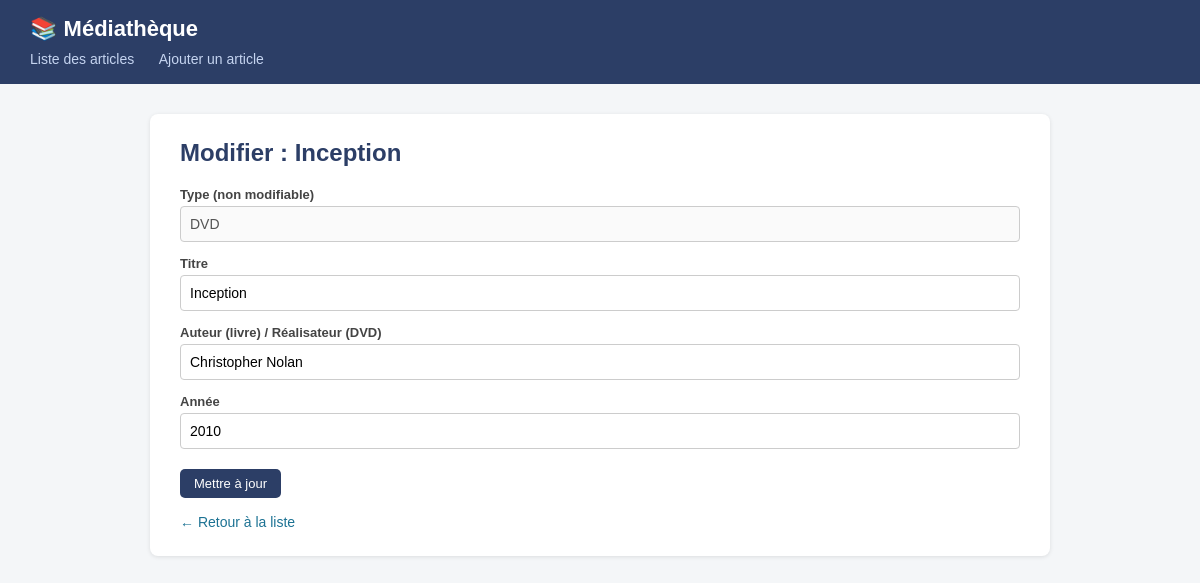
Screenshot of /formulaire.php?id=5 with the database file from the repository.
### tables this page shows
CREATE TABLE article (
    id          INT AUTO_INCREMENT PRIMARY KEY,
    type        ENUM('livre', 'dvd') NOT NULL,
    titre       VARCHAR(150)         NOT NULL,
    auteur      VARCHAR(150)         NOT NULL,
    annee       INT                  NOT NULL,
    disponible  TINYINT(1)           NOT NULL DEFAULT 1
);

### classes/DAO.class.php (called while the page is built, shortened)
<?php
abstract class DAO
{
    protected \PDO    $pdo;
    protected string $table;
    public function __construct(\PDO $pdo)
    {
        $this->pdo = $pdo;
    }
    public function find(int $id): ?object
    {
        $stmt = $this->pdo->prepare(
            "SELECT * FROM {$this->table} WHERE id = :id"
        );
        $stmt->execute([':id' => $id]);
        $row = $stmt->fetch();
        return ($row !== false) ? $this->hydrate($row) : null;
    }
}

### classes/Article.class.php (called while the page is built, shortened)
<?php
abstract class Article
{
    private string $titre;
    private string $auteur;
    private int    $annee;
    public function __construct(
        string $titre,
        string $auteur,
        int    $annee,
        bool   $disponible = true
    ) {
        $this->auteur     = $auteur;
    }
    public function getTitre(): string  { return $this->titre;      }
    public function getAuteur(): string { return $this->auteur;     }
    public function getAnnee(): int     { return $this->annee;      }
    public function setTitre(string $titre): void
    {
        $this->titre = $titre;
    }
    public function setAnnee(int $annee): void
    {
        $max = (int) date('Y');
        $this->annee = $annee;
    }
}
class ArticleDAO extends DAO
{
    protected function hydrate(array $row): object
    {
        if ($row['type'] === 'livre') {
            $article = new Livre(
                $row['titre'],
                $row['auteur'],
                (int)  $row['annee'],
                (bool) $row['disponible']
            );
        } else {
            $article = new Dvd(
                $row['titre'],
                $row['auteur'],
                (int)  $row['annee'],
                (bool) $row['disponible']
            );
        }
        $article->setId((int) $row['id']);
        return $article;
    }
}

### classes/Dvd.class.php (called while the page is built, shortened)
<?php
class Dvd extends Article implements Empruntable
{
    public function getType(): string
    {
        return 'dvd';
    }
}

### formulaire.php (the view, shortened to what this page needs)
<?php
require_once __DIR__ . '/classes/config.php';
require_once __DIR__ . '/classes/DAO.class.php';
require_once __DIR__ . '/classes/Article.class.php';
require_once __DIR__ . '/classes/Dvd.class.php';
$pdo = getConnexion();
$dao = new ArticleDAO($pdo);
$id      = isset($_GET['id']) ? (int) $_GET['id'] : 0;
$article = null;
$mode    = 'ajout';
if ($id > 0) {
    $article = $dao->find($id);
    $mode = 'modification';
}
require_once __DIR__ . '/includes/header.php';
$titrePage = ($mode === 'modification')
    ? "Modifier : " . htmlspecialchars($article->getTitre())
    : "Ajouter un article";
?>
<h2><?= $titrePage ?></h2>
<form method="post" action="formulaire.php<?= $id > 0 ? "?id=$id" : '' ?>">
    <?php if ($mode === 'ajout'): ?>
        <label for="type">Type d'article</label>
        <select id="type" name="type">
            <option value="">-- Choisir --</option>
            <option value="livre" <?= (($_POST['type'] ?? '') === 'livre') ? 'selected' : '' ?>>
                Livre
            </option>
            <option value="dvd" <?= (($_POST['type'] ?? '') === 'dvd') ? 'selected' : '' ?>>
                DVD
            </option>
        </select>
    <?php else: ?>
        <label>Type (non modifiable)</label>
        <input type="text"
               value="<?= strtoupper($article->getType()) ?>"
               disabled>
    <?php endif; ?>
    <label for="titre">Titre</label>
    <input type="text"
           id="titre"
           name="titre"
           value="<?= htmlspecialchars($_POST['titre'] ?? ($article ? $article->getTitre() : '')) ?>">
    <label for="auteur">Auteur (livre) / Réalisateur (DVD)</label>
    <input type="text"
           id="auteur"
           name="auteur"
           value="<?= htmlspecialchars($_POST['auteur'] ?? ($article ? $article->getAuteur() : '')) ?>">
    <label for="annee">Année</label>
    <input type="number"
           id="annee"
           name="annee"
           value="<?= htmlspecialchars($_POST['annee'] ?? ($article ? (string)$article->getAnnee() : '')) ?>">
    <button type="submit" class="btn">
        <?= $mode === 'modification' ? 'Mettre à jour' : 'Enregistrer' ?>
    </button>
</form>
<a class="lien-retour" href="index.php">← Retour à la liste</a>
<?php require_once __DIR__ . '/includes/footer.php'; ?>

### includes/header.php (style rules this page uses)
* { box-sizing: border-box; }
body { font-family: Arial, sans-serif; background: #f4f6f8; margin: 0; color: #222; }
h2 { color: #2c3e66; margin-top: 0; }
.btn { display: inline-block; background: #2c3e66; color: white; padding: 7px 14px; border: none; border-radius: 5px; cursor: pointer; font-size: 13px; text-decoration: none; margin-right: 4px; }
form label { display: block; font-size: 13px; font-weight: bold; color: #444; margin-top: 14px; }
form input, form select { width: 100%; padding: 9px; margin-top: 4px; border: 1px solid #ccc; border-radius: 4px; font-size: 14px; }
form .btn { margin-top: 20px; }
.lien-retour { display: inline-block; margin-top: 16px; color: #1c7293; font-size: 14px; text-decoration: none; }

### rows the page displays
article: titre "Modifier : Inception", titre "Inception", auteur "Christopher Nolan", annee "2010"
